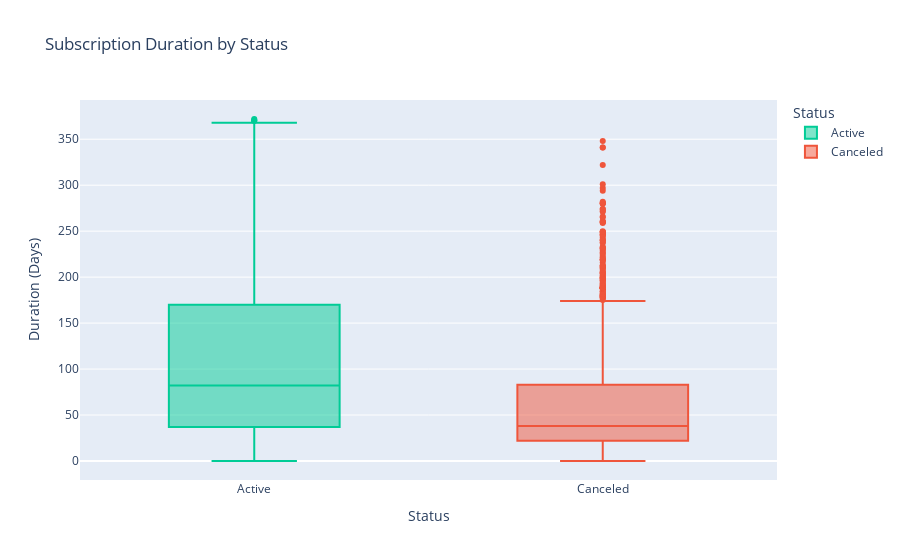

Notebook cell for this chart:
### Code cell
# 8. duration by status
df['status_label'] = df['is_active'].map({0: 'Canceled', 1: 'Active'})

fig = px.box(df, x='status_label', y='duration_days',
             title='Subscription Duration by Status',
             labels={'status_label': 'Status', 'duration_days': 'Duration (Days)'},
             color='status_label', color_discrete_map={'Canceled': '#EF553B', 'Active': '#00CC96'})
fig.show()

### Figure 1 — Plotly figure (JSON) as saved in the notebook; plotly's stock layout.template omitted (floating-point values rounded to 4 significant figures; data arrays with more than 128 entries replaced by an {"elided": "..."} marker saying what was removed)
{"data": [{"alignmentgroup": "True", "hovertemplate": "Status=%{x}<br>Duration (Days)=%{y}<extra></extra>", "legendgroup": "Active", "marker": {"color": "#00CC96"}, "name": "Active", "notched": false, "offsetgroup": "Active", "orientation": "v", "showlegend": true, "type": "box", "x": {"elided": "1065 str values"}, "x0": " ", "xaxis": "x", "y": {"elided": "1065 float values"}, "y0": " ", "yaxis": "y"}, {"alignmentgroup": "True", "hovertemplate": "Status=%{x}<br>Duration (Days)=%{y}<extra></extra>", "legendgroup": "Canceled", "marker": {"color": "#EF553B"}, "name": "Canceled", "notched": false, "offsetgroup": "Canceled", "orientation": "v", "showlegend": true, "type": "box", "x": {"elided": "2004 str values"}, "x0": " ", "xaxis": "x", "y": {"elided": "2004 float values"}, "y0": " ", "yaxis": "y"}], "layout": {"boxmode": "overlay", "legend": {"title": {"text": "Status"}, "tracegroupgap": 0}, "title": {"text": "Subscription Duration by Status"}, "xaxis": {"anchor": "y", "categoryarray": ["Active", "Canceled"], "categoryorder": "array", "domain": [0, 1], "title": {"text": "Status"}}, "yaxis": {"anchor": "x", "domain": [0, 1], "title": {"text": "Duration (Days)"}}}}
